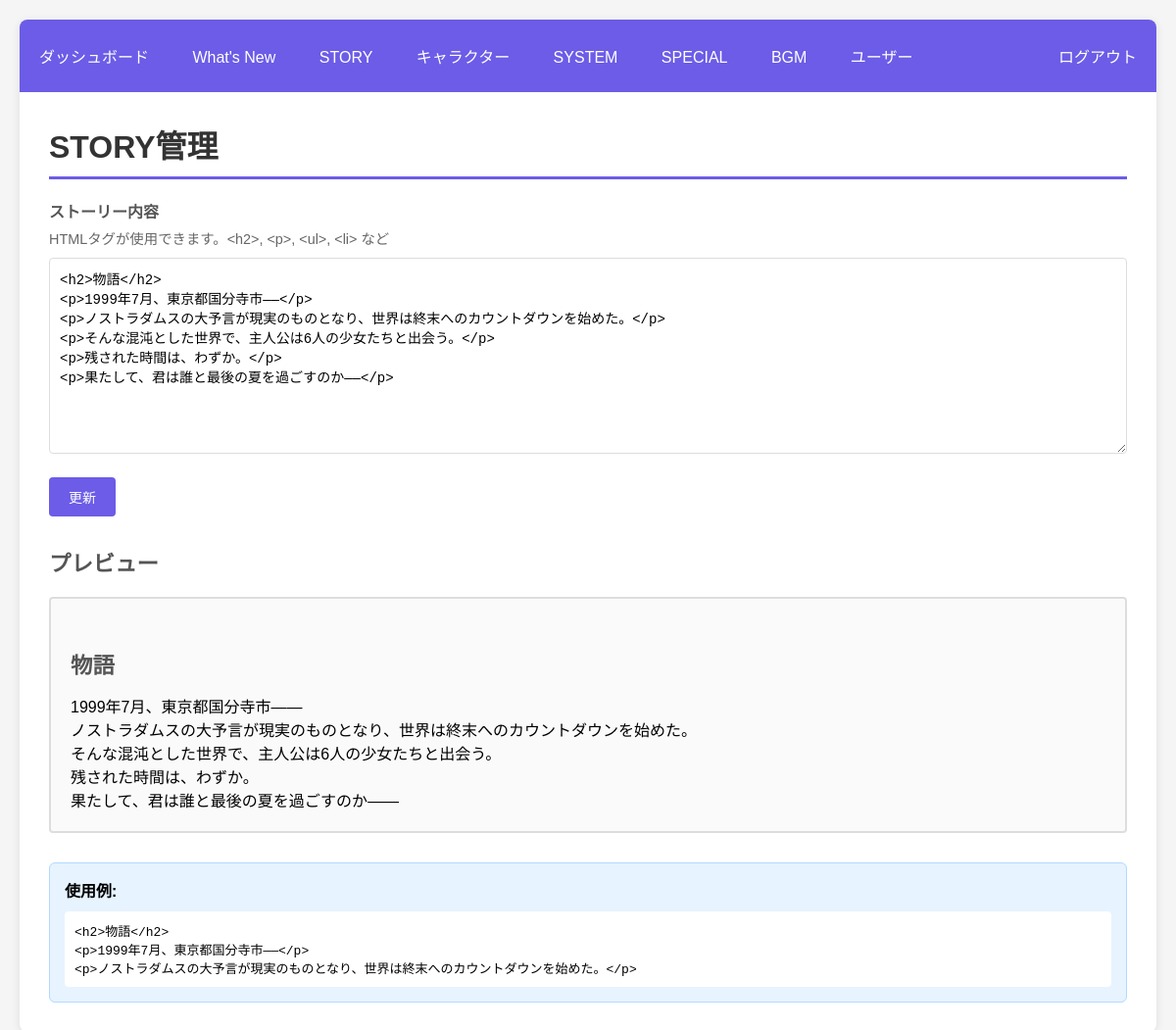
Screenshot of /admin/story.php (signed in) with the database file from the repository.
### tables this page shows
CREATE TABLE IF NOT EXISTS pages (
    id INT AUTO_INCREMENT PRIMARY KEY,
    slug VARCHAR(50) UNIQUE NOT NULL COMMENT 'story, system等',
    title VARCHAR(100) NOT NULL,
    content LONGTEXT NOT NULL,
    updated_at DATETIME DEFAULT CURRENT_TIMESTAMP ON UPDATE CURRENT_TIMESTAMP
);

### includes/db.php (called while the page is built, shortened)
<?php
class Database {
    private static $instance = null;
    private $connection;
    private function __construct() {
        try {
            $dsn = "mysql:host=" . DB_HOST . ";dbname=" . DB_NAME . ";charset=" . DB_CHARSET;
            $options = [
                PDO::ATTR_ERRMODE => PDO::ERRMODE_EXCEPTION,
                PDO::ATTR_DEFAULT_FETCH_MODE => PDO::FETCH_ASSOC,
                PDO::ATTR_EMULATE_PREPARES => false,
            ];
            $this->connection = new PDO($dsn, DB_USER, DB_PASS, $options);
        } catch (PDOException $e) {
            die('データベース接続エラー: ' . $e->getMessage());
        }
    }
    public static function getInstance() {
        if (self::$instance === null) {
            self::$instance = new self();
        }
        return self::$instance;
    }
    public function queryOne($sql, $params = []) {
        try {
            $stmt = $this->connection->prepare($sql);
            $stmt->execute($params);
            return $stmt->fetch();
        } catch (PDOException $e) {
            error_log('Query Error: ' . $e->getMessage());
            return false;
        }
    }
}

### admin/story.php (the view, shortened to what this page needs)
<?php
require_once __DIR__ . '/../includes/db.php';
require_once __DIR__ . '/../includes/functions.php';
$page = getPageContent('story');
?>
<h1>STORY管理</h1>
<form method="POST">
    <label>ストーリー内容</label>
    <p style="color: #666; font-size: 0.9em; margin: 5px 0 10px;">HTMLタグが使用できます。&lt;h2&gt;, &lt;p&gt;, &lt;ul&gt;, &lt;li&gt; など</p>
    <textarea name="content" required><?php echo $page ? h($page['content']) : ''; ?></textarea>
    <div style="margin-top: 20px;">
        <button type="submit" class="btn">更新</button>
    </div>
</form>
<h2>プレビュー</h2>
<div style="border: 2px solid #ddd; padding: 20px; background: #fafafa; border-radius: 4px; margin-top: 20px;">
    <?php echo $page ? $page['content'] : '<p style="color: #999;">内容がありません</p>'; ?>
</div>
<div style="margin-top: 30px; padding: 15px; background: #e7f3ff; border: 1px solid #b3d9ff; border-radius: 6px;">
    <strong>使用例:</strong>
    <pre style="background: white; padding: 10px; border-radius: 4px; margin-top: 10px; overflow-x: auto;">&lt;h2&gt;物語&lt;/h2&gt;
&lt;p&gt;1999年7月、東京都国分寺市――&lt;/p&gt;
&lt;p&gt;ノストラダムスの大予言が現実のものとなり、世界は終末へのカウントダウンを始めた。&lt;/p&gt;</pre>
</div>

### includes/functions.php (style rules this page uses)
* { margin: 0; padding: 0; box-sizing: border-box; }
body { font-family: "Hiragino Kaku Gothic ProN", Meiryo, sans-serif; background: #f5f5f5; padding: 20px; }
h1 { color: #333; margin-bottom: 20px; padding-bottom: 10px; border-bottom: 3px solid #6c5ce7; }
h2 { color: #555; margin: 30px 0 15px; font-size: 1.4em; }
.btn { display: inline-block; padding: 10px 20px; background: #6c5ce7; color: white; text-decoration: none; border-radius: 4px; border: none; cursor: pointer; font-size: 14px; transition: background 0.3s; }
form label { display: block; margin: 15px 0 5px; font-weight: bold; color: #555; }
form input[type="text"], form input[type="password"], form input[type="date"], form input[type="number"], form textarea, form select { width: 100%; padding: 10px; border: 1px solid #ddd; border-radius: 4px; font-size: 14px; }
form textarea { min-height: 200px; font-family: monospace; }

### rows the page displays
pages: content "<h2>物語</h2> <p>1999年7月、東京都国分寺市――</p> <p>ノストラダムスの大予言が現実のものとなり、世界は終末へのカウントダウンを始めた。</p> <p>そんな混沌とした世界で、主人公は6人の少女たちと出会う。</p> <p>残された時間は、わずか。</p> <p>果たして、君は誰と最後の夏を過ごすのか――</p>", content "物語 1999年7月、東京都国分寺市―― ノストラダムスの大予言が現実のものとなり、世界は終末へのカウントダウンを始めた。 そんな混沌とした世界で、主人公は6人の少女たちと出会う。 残された時間は、わずか。 果たして、君は誰と最後の夏を過ごすのか――"
